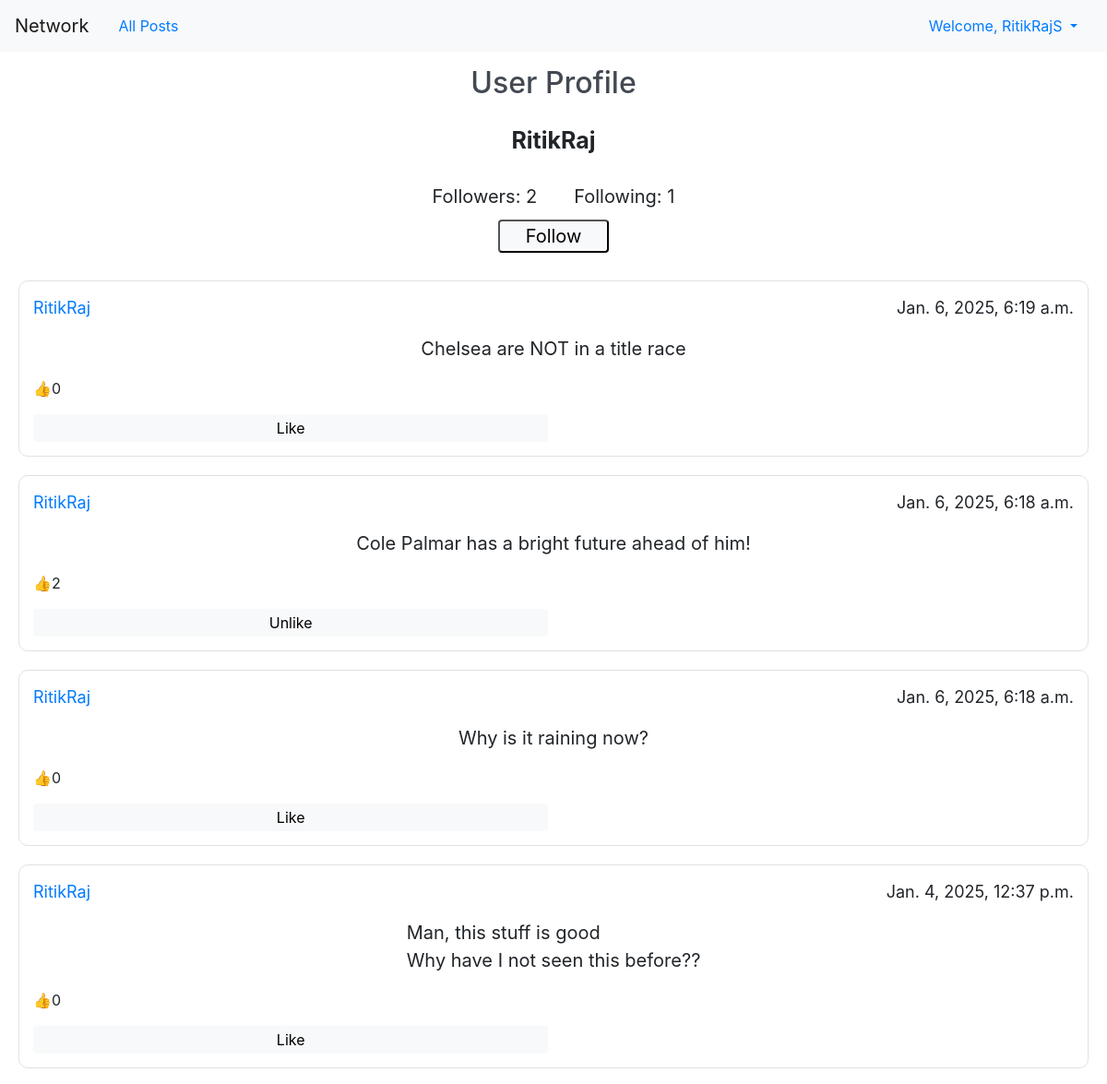
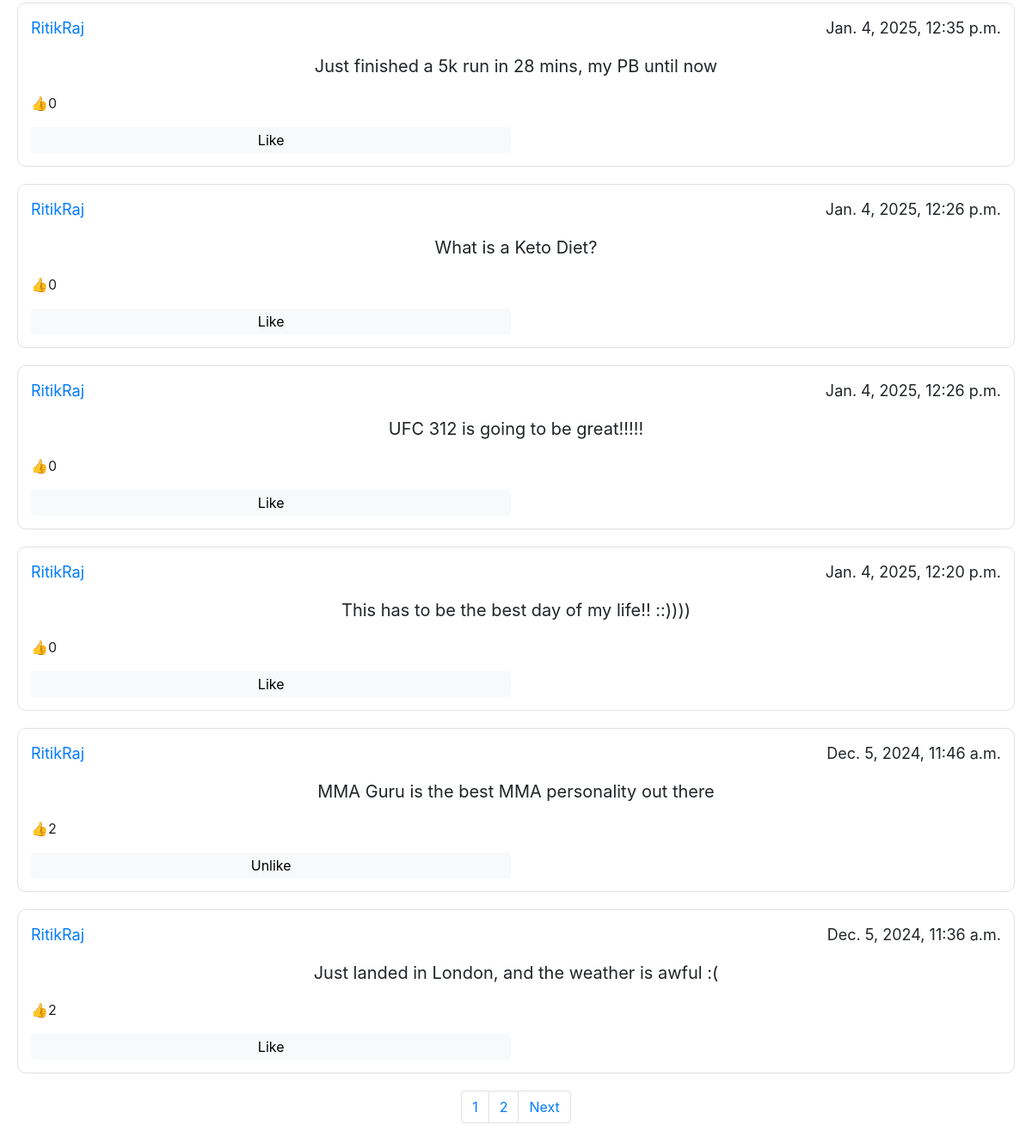
/profile/RitikRaj (signed in), run on the app's committed database (2 pictures, top to bottom).
### network/models.py (models this page shows, shortened)
class User(AbstractUser):
    user_pfp = models.URLField(max_length=5000 , blank=True)
    pass

class Post(models.Model):
    post_content = models.CharField(max_length=300)
    author = models.ForeignKey(User, on_delete=models.CASCADE)
    posted_date = models.DateTimeField(default=datetime.now)
    likes = models.ManyToManyField(User, blank=True, related_name="liked")

### network/views.py (the view, shortened to what this page needs)
# urls.py: path("profile/<str:name>", views.profile, name='profile'),
@csrf_exempt
def profile(request, name):
    try:
        user_object = User.objects.get(username= name)
    except User.DoesNotExist:
        return JsonResponse({"error": "Invalid Profile"}, status=400)
    if request.method=="GET":
        all_posts = Post.objects.filter(author=user_object)
        all_posts = all_posts.order_by('-posted_date')
        liked_users={}
        for liked in all_posts:
            liked_users[liked.id] = [user.username for user in liked.likes.all()]
        all_posts, totalpage, pagelist= pagination(request, all_posts)
        follow_instance= Follow.objects.filter(user=user_object)
        follower_count =0
        follower_list = []
        follower_name=[]
        for follow in follow_instance:
            follower_list.extend(follow.followers.all())
            follower_name.extend([follower.username for follower in follow.followers.all()])
        follower_count=len(follower_list)
        following_instance=Follow.objects.filter(followers=user_object)
        following_count= 0
        following_list=[]
        for following in following_instance:
            following_list.append(following.user)
        following_count= len(following_list)
        return render(request, 'network/profile.html', {
            "posts":all_posts,
            "totalpage":totalpage,
            "pagelist":pagelist,
            "user_details": user_object,
            "follower_count": follower_count,
            "follower_list": follower_list,
            "following_count": following_count,
            "following_list": following_list,
            "follower_name":follower_name,
            "likedUsers":liked_users,
        })

### network/templatetags/custom_filters.py (called while the page is built)
@register.filter
def get_item(dictionary, key):
    return dictionary.get(key, [])

### network/views.py (called while the page is built)
def pagination(request, data):
    paginator=Paginator(data, 10)
    page_number= request.GET.get('page')
    data= paginator.get_page(page_number)
    totalpages= data.paginator.num_pages
    pagelist=[n+1 for n in range(totalpages)]
    return (data, totalpages, pagelist)

### network/templates/network/profile.html (shortened to what this page needs)
{% extends "network/layout.html" %}
{% load static %}
{% block body %}
    <h2>User Profile</h2>
    <div id='userDetails'>
        <p id ='loggedUser'>{{user_details.username}}</p>
        <div id= 'followDetail'>
            <p id='followerCount'>Followers: <a id="follower_count">{{follower_count}}</a></p>
            <p id='followingCount'>Following: <a id="following_count">{{following_count}}</a></p>
        </div>
        {% if user.is_authenticated %}
            {% if request.user.username != user_details.username %}
                <div class="followContainer">
                    {% if request.user.username in follower_list%}
                        <button class='followButton'>Unfollow</button>
                    {% else %}
                        <button class='followButton'>Follow</button>
                    {% endif %}
                </div>
            {% endif %}
        {% endif %}
    </div>
{% endblock %}

### network/templates/network/layout.html (shortened to what this page needs)
{% load static %}
{% load custom_filters %}
<!DOCTYPE html>
<html lang="en">
    <head>
        <link rel="stylesheet" href="https://stackpath.bootstrapcdn.com/bootstrap/4.4.1/css/bootstrap.min.css">
        <link href="{% static 'network/styles.css' %}" rel="stylesheet">
    </head>
    <body>
        <nav class="navbar navbar-expand-lg navbar-light bg-light">
            <a class="navbar-brand" href="{% url 'index' %}">Network</a>
            <a class="nav-link" href="{% url 'index' %}">All Posts</a>
            <ul class='nav'>
                {% if user.is_authenticated %}
                    <li class="nav-item ms-auto dropdown">
                        <a class="nav-link dropdown-toggle" href="#" id="authDropdown" role="button" data-toggle="dropdown" aria-haspopup="true" aria-expanded="false">
                            Welcome, {{ request.user.username }}
                        </a>
                    </li>
                {% endif %}
            </ul>
        </nav>
        <div class="body">
            {% block body %}
            {% endblock %}
            {% if request.resolver_match.url_name in "profile following index" %}
                {% for post in posts %}
                    <div id='postID_{{post.id}}' class='post'>
                        <div id ='postUser'>
                            <p><a href= {% url 'profile' name=post.author%}>{{ post.author }}</a></p>
                            <p>{{ post.posted_date }}</p>
                        </div>
                        <div id='postContent'>
                            <p id='post_content_{{post.id}}'>{{ post.post_content }}</p>
                        </div>
                        <div id='likes'>
                            <p> &#128077 <p id='likeCount_{{post.id}}'>{{ post.likes.count }}</p></p>
                        </div>
                        <div id='button'>
                            {% if request.user.is_authenticated %}
                                {% if request.user.username in likedUsers|get_item:post.id %}
                                    <button class='likeButton' data-id= '{{post.id}}'>Unlike</button>
                                {% else %}
                                    <button class='likeButton' data-id= '{{post.id}}'>Like</button>
                                {% endif %}
                            {% endif %}
                        </div>
                    </div>
                {% endfor %}
                <nav aria-label="Page navigation example">
                    <ul class="pagination justify-content-center">
                        {% for n in pagelist%}
                            <li class="page-item"><a class="page-link" href="?page={{n}}">{{n}}</a></li>
                        {% endfor%}
                        {% if posts.has_next %}
                            <li class="page-item">
                                <a class="page-link" href="?page={{posts.next_page_number}}">Next</a>
                            </li>
                        {% endif %}
                    </ul>
                </nav>
            {% endif %}
        </div>
    </body>
</html>

### network/static/network/styles.css (style rules this page uses)
.navbar { display:flex; margin-bottom:15px }
.nav { display: flex; flex-grow:1; justify-content: end; }
h2 { display:flex; margin: 10px 50px; color:#434952; justify-content: center; }
#userDetails { display: flex; flex-direction: column; text-align: center; padding:10px; margin:15px; font-size: 20px; }
#loggedUser { font-size: 25px; font-weight: bold; }
#followDetail { display: flex; flex-direction: row; justify-content: center; }
#followerCount, #followingCount { margin: 10px 20px }
.followButton, #post_button, .likeButton, .edit_button { width: 120px; cursor:pointer; background-color: #f8f9fa; border-radius: 4px; }
.followButton:hover, #post_button, .likeButton, .edit_button { border-color: rgba(223,225,229,0); }
#button { display:flex; justify-content: flex-start; gap:10px; }
.likeButton, .edit_button { width: 49.5%; }
.post { border:1px solid #dfe1e5; display: flex; flex-direction: column; margin: 20px; padding: 15px; cursor: pointer; border-radius:10px; }
#postUser { display: flex; flex-direction: row; justify-content: space-between; font-size: 18px; }
#postContent { display: flex; font-size: 20px; white-space: pre-line; margin: none; justify-content: center; }
#likes { display: flex; flex-direction: row; }

### data on the page
User: user.username "RitikRajS"
User: username "RitikRaj"
Post: author "RitikRaj", posted_date "Jan. 6, 2025, 6:19 a.m.", post_content "Chelsea are NOT in a title race", likes.count "0"
Post: author "RitikRaj", posted_date "Jan. 6, 2025, 6:18 a.m.", post_content "Cole Palmar has a bright future ahead of him!", likes.count "2"
Post: author "RitikRaj", posted_date "Jan. 6, 2025, 6:18 a.m.", post_content "Why is it raining now?", likes.count "0"
Post: author "RitikRaj", posted_date "Jan. 4, 2025, 12:37 p.m.", post_content "Man, this stuff is good Why have I not seen this before??", likes.count "0"
Post: author "RitikRaj", posted_date "Jan. 4, 2025, 12:35 p.m.", post_content "Just finished a 5k run in 28 mins, my PB until now", likes.count "0"
Post: author "RitikRaj", posted_date "Jan. 4, 2025, 12:26 p.m.", post_content "What is a Keto Diet?", likes.count "0"
Post: author "RitikRaj", posted_date "Jan. 4, 2025, 12:26 p.m.", post_content "UFC 312 is going to be great!!!!!", likes.count "0"
Post: author "RitikRaj", posted_date "Jan. 4, 2025, 12:20 p.m.", post_content "This has to be the best day of my life!! ::))))", likes.count "0"
Post: author "RitikRaj", posted_date "Dec. 5, 2024, 11:46 a.m.", post_content "MMA Guru is the best MMA personality out there", likes.count "2"
Post: author "RitikRaj", posted_date "Dec. 5, 2024, 11:36 a.m.", post_content "Just landed in London, and the weather is awful :(", likes.count "2"

### other printed values
{{ follower_count }} "2"
{{ following_count }} "1"
{{ n }} "1" "2"
